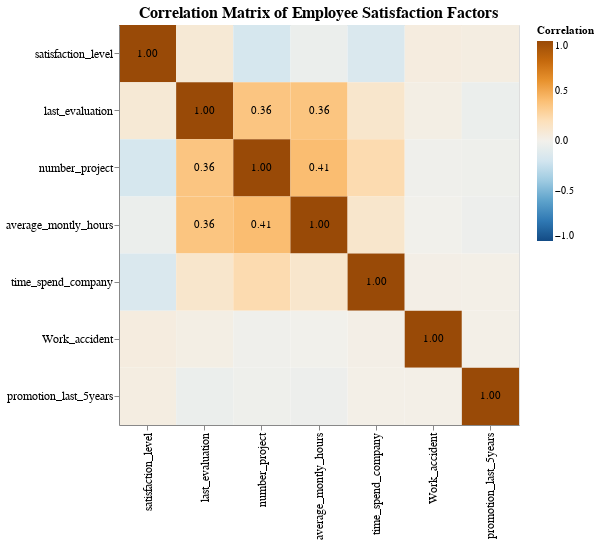

Write notebook code for a chart like this one.
### Markdown cell above
## Correlation Matrix of All Features

Examine the correlation between features with blue indicating a negative correlation and orange indicating a positive correlation.

### Code cell
# Filter to only include numeric columns
numeric_columns = subset.select_dtypes(include=['number']).columns
numeric_subset = subset[numeric_columns]

# Compute correlation matrix
corr_matrix = numeric_subset.corr()

# Convert correlation matrix to long-form
corr_data = pd.melt(corr_matrix.reset_index(), id_vars='index')
corr_data.columns = ['Variable1', 'Variable2', 'Correlation']

# Create improved heatmap
heatmap = alt.Chart(corr_data).mark_rect().encode(
    x=alt.X('Variable1:N', title=None, sort=list(numeric_columns)),
    y=alt.Y('Variable2:N', title=None, sort=list(numeric_columns)),
    color=alt.Color(
        'Correlation:Q', 
        scale=alt.Scale(scheme='blueorange', domain=[-1, 1]),
        legend=alt.Legend(title='Correlation')
    ),
    tooltip=[
        alt.Tooltip('Variable1:N', title='Variable 1'),
        alt.Tooltip('Variable2:N', title='Variable 2'),
        alt.Tooltip('Correlation:Q', title='Correlation', format='.3f')
    ]
).properties(
    width=400,
    height=400,
    title='Correlation Matrix of Employee Satisfaction Factors'
)

# Add text labels for stronger correlations
text = alt.Chart(corr_data).mark_text().encode(
    x=alt.X('Variable1:N', sort=list(numeric_columns)),
    y=alt.Y('Variable2:N', sort=list(numeric_columns)),
    text=alt.condition(
        'abs(datum.Correlation) > 0.3',  # Only show text for stronger correlations
        alt.Text('Correlation:Q', format='.2f'),
        alt.value('')
    ),
    color=alt.condition(
        alt.datum.Correlation > 0,
        alt.value('black'),
        alt.value('white')
    )
)

# Combine the heatmap and text layers
(heatmap + text).configure_axis(
    labelFontSize=12,
    titleFontSize=14
).configure_title(
    fontSize=16
).interactive()

### Figure 1 — Vega-Lite specification as saved in the notebook (floating-point values rounded to 4 significant figures)
{"config": {"view": {"continuousWidth": 300, "continuousHeight": 300}, "axis": {"labelFontSize": 12, "titleFontSize": 14}, "title": {"fontSize": 16}}, "layer": [{"mark": {"type": "rect"}, "encoding": {"color": {"field": "Correlation", "legend": {"title": "Correlation"}, "scale": {"domain": [-1, 1], "scheme": "blueorange"}, "type": "quantitative"}, "tooltip": [{"field": "Variable1", "title": "Variable 1", "type": "nominal"}, {"field": "Variable2", "title": "Variable 2", "type": "nominal"}, {"field": "Correlation", "format": ".3f", "title": "Correlation", "type": "quantitative"}], "x": {"field": "Variable1", "sort": ["satisfaction_level", "last_evaluation", "number_project", "average_montly_hours", "time_spend_company", "Work_accident", "promotion_last_5years"], "title": null, "type": "nominal"}, "y": {"field": "Variable2", "sort": ["satisfaction_level", "last_evaluation", "number_project", "average_montly_hours", "time_spend_company", "Work_accident", "promotion_last_5years"], "title": null, "type": "nominal"}}, "name": "view_1", "title": "Correlation Matrix of Employee Satisfaction Factors"}, {"mark": {"type": "text"}, "encoding": {"color": {"condition": {"test": "(datum.Correlation > 0)", "value": "black"}, "value": "white"}, "text": {"condition": {"test": "abs(datum.Correlation) > 0.3", "field": "Correlation", "format": ".2f", "type": "quantitative"}, "value": ""}, "x": {"field": "Variable1", "sort": ["satisfaction_level", "last_evaluation", "number_project", "average_montly_hours", "time_spend_company", "Work_accident", "promotion_last_5years"], "type": "nominal"}, "y": {"field": "Variable2", "sort": ["satisfaction_level", "last_evaluation", "number_project", "average_montly_hours", "time_spend_company", "Work_accident", "promotion_last_5years"], "type": "nominal"}}}], "data": {"name": "data-f97384828b29504c07fef731fa9a4848"}, "height": 400, "params": [{"name": "param_1", "select": {"type": "interval", "encodings": ["x", "y"]}, "bind": "scales", "views": ["view_1"]}], "width": 400, "$schema": "https://vega.github.io/schema/vega-lite/v5.8.0.json", "datasets": {"data-f97384828b29504c07fef731fa9a4848": [{"Variable1": "satisfaction_level", "Variable2": "satisfaction_level", "Correlation": 1.0}, {"Variable1": "last_evaluation", "Variable2": "satisfaction_level", "Correlation": 0.08978}, {"Variable1": "number_project", "Variable2": "satisfaction_level", "Correlation": -0.1724}, {"Variable1": "average_montly_hours", "Variable2": "satisfaction_level", "Correlation": -0.04097}, {"Variable1": "time_spend_company", "Variable2": "satisfaction_level", "Correlation": -0.1493}, {"Variable1": "Work_accident", "Variable2": "satisfaction_level", "Correlation": 0.05096}, {"Variable1": "promotion_last_5years", "Variable2": "satisfaction_level", "Correlation": 0.03959}, {"Variable1": "satisfaction_level", "Variable2": "last_evaluation", "Correlation": 0.08978}, {"Variable1": "last_evaluation", "Variable2": "last_evaluation", "Correlation": 1.0}, {"Variable1": "number_project", "Variable2": "last_evaluation", "Correlation": 0.363}, {"Variable1": "average_montly_hours", "Variable2": "last_evaluation", "Correlation": 0.3645}, {"Variable1": "time_spend_company", "Variable2": "last_evaluation", "Correlation": 0.1272}, {"Variable1": "Work_accident", "Variable2": "last_evaluation", "Correlation": 0.028}, {"Variable1": "promotion_last_5years", "Variable2": "last_evaluation", "Correlation": -0.045}, {"Variable1": "satisfaction_level", "Variable2": "number_project", "Correlation": -0.1724}, {"Variable1": "last_evaluation", "Variable2": "number_project", "Correlation": 0.363}, {"Variable1": "number_project", "Variable2": "number_project", "Correlation": 1.0}, {"Variable1": "average_montly_hours", "Variable2": "number_project", "Correlation": 0.4084}, {"Variable1": "time_spend_company", "Variable2": "number_project", "Correlation": 0.2292}, {"Variable1": "Work_accident", "Variable2": "number_project", "Correlation": -0.01796}, {"Variable1": "promotion_last_5years", "Variable2": "number_project", "Correlation": -0.02388}, {"Variable1": "satisfaction_level", "Variable2": "average_montly_hours", "Correlation": -0.04097}, {"Variable1": "last_evaluation", "Variable2": "average_montly_hours", "Correlation": 0.3645}, {"Variable1": "number_project", "Variable2": "average_montly_hours", "Correlation": 0.4084}, {"Variable1": "average_montly_hours", "Variable2": "average_montly_hours", "Correlation": 1.0}, {"Variable1": "time_spend_company", "Variable2": "average_montly_hours", "Correlation": 0.1257}, {"Variable1": "Work_accident", "Variable2": "average_montly_hours", "Correlation": -0.00502}, {"Variable1": "promotion_last_5years", "Variable2": "average_montly_hours", "Correlation": -0.03136}, {"Variable1": "satisfaction_level", "Variable2": "time_spend_company", "Correlation": -0.1493}, {"Variable1": "last_evaluation", "Variable2": "time_spend_company", "Correlation": 0.1272}, {"Variable1": "number_project", "Variable2": "time_spend_company", "Correlation": 0.2292}, {"Variable1": "average_montly_hours", "Variable2": "time_spend_company", "Correlation": 0.1257}, {"Variable1": "time_spend_company", "Variable2": "time_spend_company", "Correlation": 1.0}, {"Variable1": "Work_accident", "Variable2": "time_spend_company", "Correlation": 0.021}, {"Variable1": "promotion_last_5years", "Variable2": "time_spend_company", "Correlation": 0.01797}, {"Variable1": "satisfaction_level", "Variable2": "Work_accident", "Correlation": 0.05096}, {"Variable1": "last_evaluation", "Variable2": "Work_accident", "Correlation": 0.028}, {"Variable1": "number_project", "Variable2": "Work_accident", "Correlation": -0.01796}, {"Variable1": "average_montly_hours", "Variable2": "Work_accident", "Correlation": -0.00502}, {"Variable1": "time_spend_company", "Variable2": "Work_accident", "Correlation": 0.021}, {"Variable1": "Work_accident", "Variable2": "Work_accident", "Correlation": 1.0}, {"Variable1": "promotion_last_5years", "Variable2": "Work_accident", "Correlation": 0.01735}, {"Variable1": "satisfaction_level", "Variable2": "promotion_last_5years", "Correlation": 0.03959}, {"Variable1": "last_evaluation", "Variable2": "promotion_last_5years", "Correlation": -0.045}, {"Variable1": "number_project", "Variable2": "promotion_last_5years", "Correlation": -0.02388}, {"Variable1": "average_montly_hours", "Variable2": "promotion_last_5years", "Correlation": -0.03136}, {"Variable1": "time_spend_company", "Variable2": "promotion_last_5years", "Correlation": 0.01797}, {"Variable1": "Work_accident", "Variable2": "promotion_last_5years", "Correlation": 0.01735}, {"Variable1": "promotion_last_5years", "Variable2": "promotion_last_5years", "Correlation": 1.0}]}}
